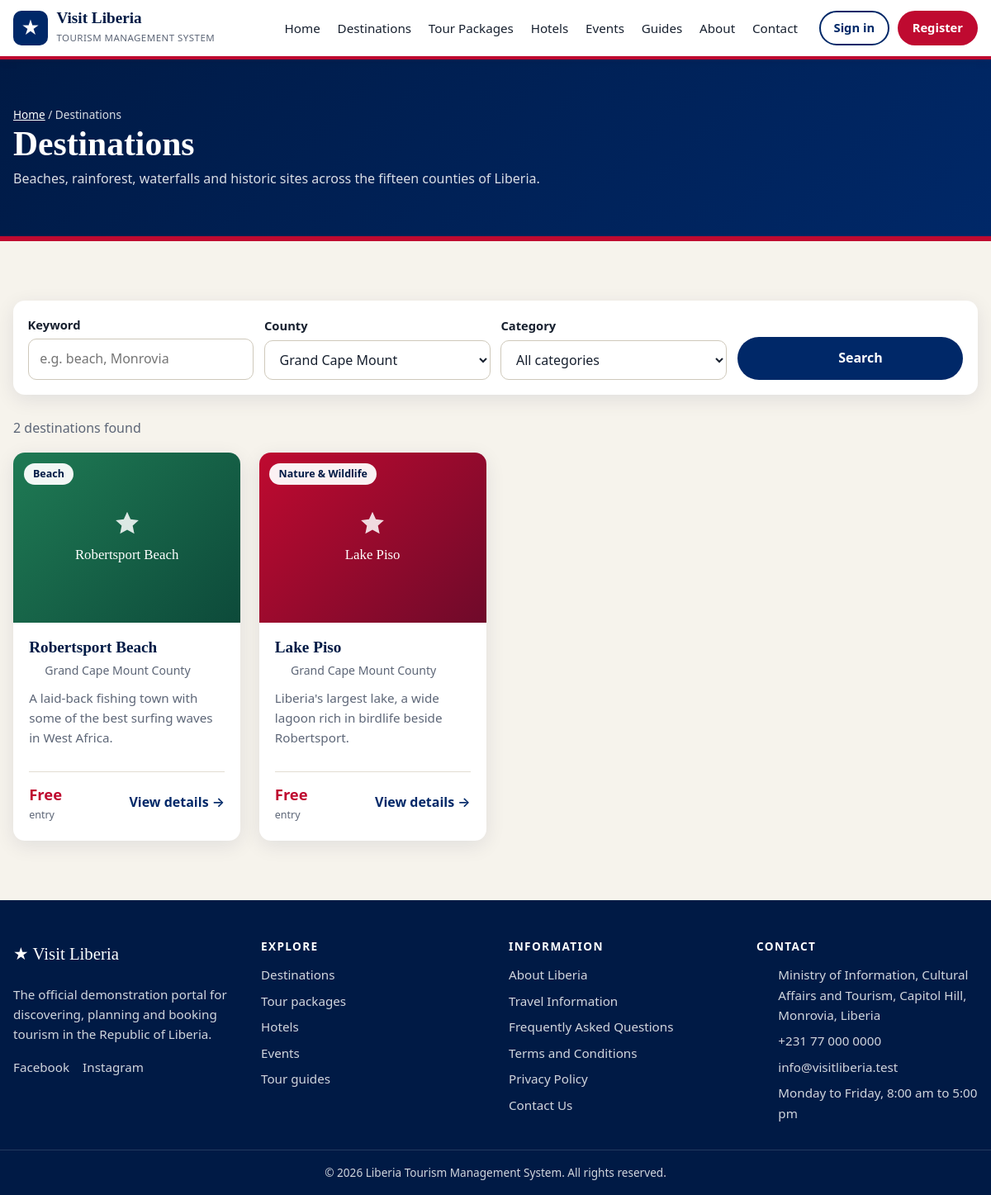
The page /destinations.php?county=5 on the database as committed earlier.
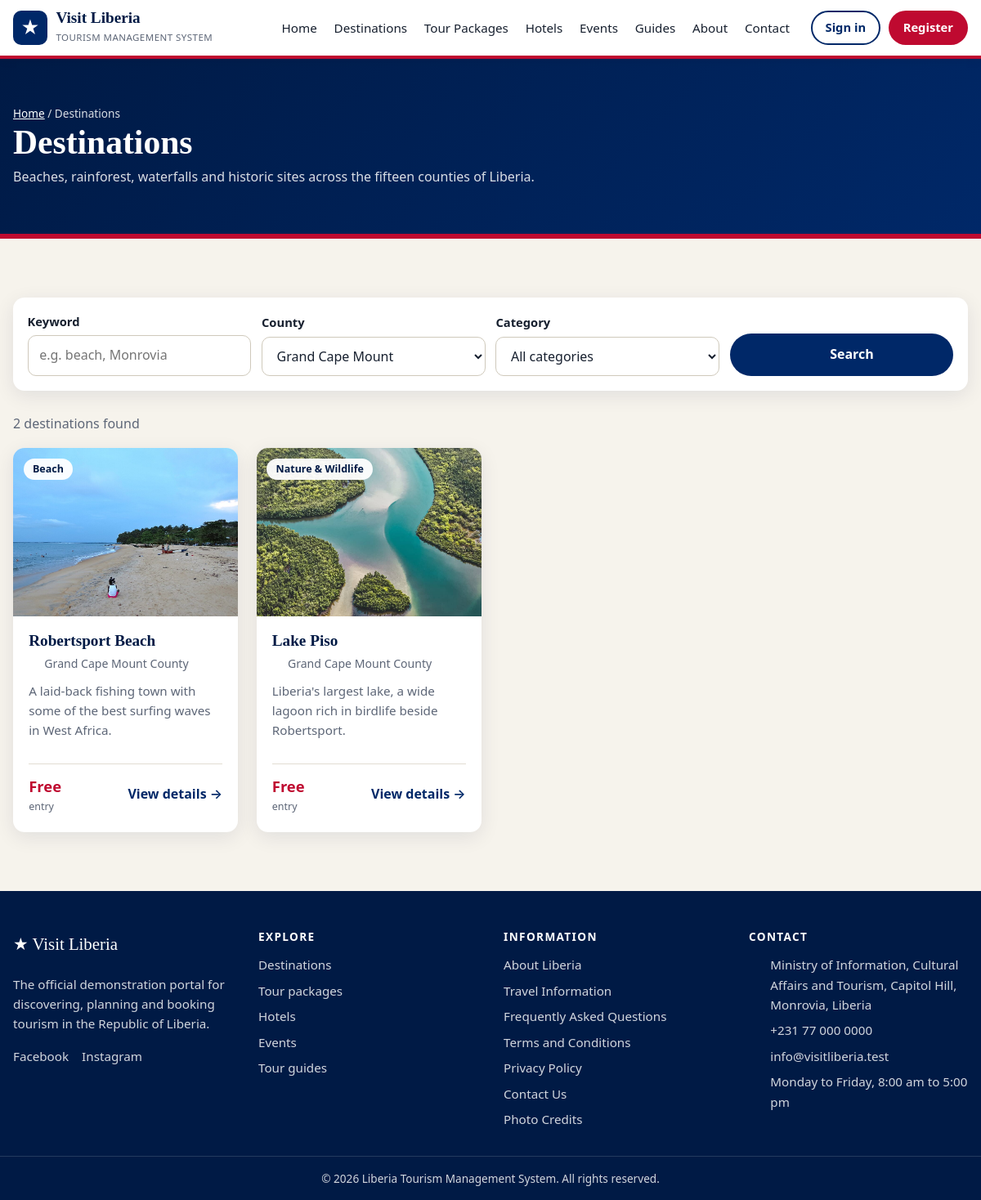
The same page on the database as committed later.
### tables this page shows
CREATE TABLE menu_links (
    id         INT UNSIGNED AUTO_INCREMENT PRIMARY KEY,
    label      VARCHAR(60) NOT NULL,
    url        VARCHAR(255) NOT NULL,
    location   ENUM('header','explore','footer') NOT NULL DEFAULT 'header',
    sort_order SMALLINT NOT NULL DEFAULT 0,
    is_active  TINYINT(1) NOT NULL DEFAULT 1
);

CREATE TABLE destinations (
    id          INT UNSIGNED AUTO_INCREMENT PRIMARY KEY,
    county_id   INT UNSIGNED NOT NULL,
    name        VARCHAR(150) NOT NULL,
    category    ENUM('Beach','Nature & Wildlife','Historical','Cultural','Waterfall') NOT NULL,
    summary     VARCHAR(255) DEFAULT NULL,
    description TEXT,
    location    VARCHAR(200) DEFAULT NULL,
    best_time   VARCHAR(120) DEFAULT NULL,
    entry_fee   DECIMAL(10,2) NOT NULL DEFAULT 0,
    image       VARCHAR(255) DEFAULT NULL,
    is_featured TINYINT(1) NOT NULL DEFAULT 0,
    status      ENUM('active','hidden') NOT NULL DEFAULT 'active',
    created_at  DATETIME NOT NULL DEFAULT CURRENT_TIMESTAMP,
    CONSTRAINT fk_dest_county FOREIGN KEY (county_id) REFERENCES counties(id)
);

### config/db.php (called while the page is built, shortened)
<?php
function db(): PDO
{
    static $pdo = null;
    if ($pdo === null) {
        try {
            $pdo = new PDO(
                'mysql:host=' . DB_HOST . ';dbname=' . DB_NAME . ';charset=utf8mb4',
                DB_USER,
                DB_PASS,
                [
                    PDO::ATTR_ERRMODE            => PDO::ERRMODE_EXCEPTION,
                    PDO::ATTR_DEFAULT_FETCH_MODE => PDO::FETCH_ASSOC,
                    PDO::ATTR_EMULATE_PREPARES   => false,
                ]
            );
        } catch (PDOException $ex) {
            http_response_code(500);
            exit('<h1>Database connection failed</h1><p>Start MySQL in the XAMPP Control Panel, '
               . 'then import <code>database.sql</code> in phpMyAdmin. See README.md for the steps.</p>');
        }
    }
    return $pdo;
}

### destinations.php (the view, shortened to what the changed rows need)
<?php
require_once __DIR__ . '/includes/functions.php';
require_once __DIR__ . '/includes/cards.php';
$county   = (int)($_GET['county'] ?? 0);
$where  = ["d.status = 'active'"];
$params = [];
if ($county) {
    $where[]  = 'd.county_id = ?';
    $params[] = $county;
}
$destinations = db_all('SELECT d.*, c.name AS county FROM destinations d JOIN counties c ON c.id = d.county_id
                        WHERE ' . implode(' AND ', $where) . ' ORDER BY d.is_featured DESC, d.name', $params);
include __DIR__ . '/includes/header.php';
page_hero('Destinations', 'Beaches, rainforest, waterfalls and historic sites across the fifteen counties of Liberia.');
?>
<section class="section">
    <div class="container">
                <button class="btn btn-navy" type="submit"><?= icon('search') ?> Search</button>
        <?php if ($destinations): ?>
            <div class="grid"><?php array_map('card_destination', $destinations); ?></div>
        <?php else: ?>
            <p class="empty">No destinations match your search. <a href="<?= url('destinations.php') ?>">Clear the filters</a>.</p>
        <?php endif; ?>
    </div>
</section>
<?php include __DIR__ . '/includes/footer.php'; ?>

### includes/header.php (shortened to what the changed rows need)
<?php
require_once __DIR__ . '/functions.php';
$siteName = setting('site_name', 'Visit Liberia');
$navLinks = db_all("SELECT label, url FROM menu_links WHERE location = 'header' AND is_active = 1 ORDER BY sort_order, id");
$here     = $_SERVER['REQUEST_URI'] ?? '';
?>
<!DOCTYPE html>
<html lang="en">
<head>
    <link rel="stylesheet" href="<?= url('assets/css/style.css') ?>">
</head>
<body>
<header class="site-header">
    <div class="container header-inner">
        <nav id="site-nav" class="site-nav" aria-label="Main">
            <ul>
                <?php foreach ($navLinks as $link):
                    $href   = url($link['url']);
                    $active = $href === $here || ($link['url'] === 'index.php' && $here === BASE_URL); ?>
                    <li><a href="<?= e($href) ?>"<?= $active ? ' class="active" aria-current="page"' : '' ?>><?= e($link['label']) ?></a></li>
                <?php endforeach; ?>
            </ul>
        </nav>
    </div>
</header>
<main id="main">

### includes/cards.php (shortened to what the changed rows need)
<?php
function card_destination(array $d): void { ?>
    <article class="card reveal">
        <div class="card-media">
            <?= media($d['image'], $d['name']) ?>
            <span class="card-tag"><?= e($d['category']) ?></span>
        </div>
        <div class="card-body">
            <h3><a href="<?= url('destination.php?id=' . $d['id']) ?>"><?= e($d['name']) ?></a></h3>
            <p class="card-meta"><span><?= icon('pin') ?> <?= e($d['county']) ?> County</span></p>
            <p class="card-text"><?= e(excerpt($d['summary'], 110)) ?></p>
            <div class="card-foot">
                <span class="price"><?= $d['entry_fee'] > 0 ? money($d['entry_fee']) . '<small>entry fee</small>' : 'Free<small>entry</small>' ?></span>
                <span class="link-more">View details →</span>
            </div>
        </div>
    </article>
<?php }
function card_package(array $p): void { ?>
<?php }
function page_hero(string $title, string $text = '', array $crumbs = []): void { ?>
    <section class="page-hero">
        <div class="container">
            <h1><?= e($title) ?></h1>
        </div>
    </section>
<?php }

### includes/functions.php (shortened to what the changed rows need)
<?php
require_once __DIR__ . '/../config/db.php';
function e($value): string
{
    return htmlspecialchars((string)($value ?? ''), ENT_QUOTES, 'UTF-8');
}
function url(string $path = ''): string
{
    return BASE_URL . ltrim($path, '/');
}
function db_run(string $sql, array $params = []): PDOStatement
{
    $stmt = db()->prepare($sql);
    $stmt->execute($params);
    return $stmt;
}
function db_all(string $sql, array $params = []): array
{
    return db_run($sql, $params)->fetchAll();
}
function setting(string $key, string $default = ''): string
{
    static $cache = null;
    if ($cache === null) {
        $cache = [];
        foreach (db_all('SELECT skey, svalue FROM settings') as $row) {
            $cache[$row['skey']] = (string)$row['svalue'];
        }
    }
    return ($cache[$key] ?? '') !== '' ? $cache[$key] : $default;
}
function excerpt(?string $text, int $length = 120): string
{
    $text = trim((string)$text);
    return mb_strlen($text) > $length ? rtrim(mb_substr($text, 0, $length)) . '…' : $text;
}
function media(?string $image, string $label, string $class = ''): string
{
    if ($image && is_file(ROOT_PATH . '/' . $image)) {
        return '<img class="media ' . e($class) . '" src="' . e(url($image)) . '" alt="' . e($label) . '" loading="lazy">';
    }
    $tone = abs(crc32($label)) % 5 + 1;
    return '<div class="media media-ph tone-' . $tone . ' ' . e($class) . '" role="img" aria-label="' . e($label) . '">'
         . '<svg viewBox="0 0 24 24" aria-hidden="true"><path d="M12 2l2.9 6.3 6.9.8-5.1 4.7 1.4 6.8L12 17.3 5.9 20.6l1.4-6.8L2.2 9.1l6.9-.8z"/></svg>'
         . '<span>' . e($label) . '</span></div>';
}
function icon(string $name): string
{
    $paths = [
        'pin'      => '<path d="M12 21s-7-6.1-7-11a7 7 0 0114 0c0 4.900-7 11-7 11z"/><circle cx="12" cy="10" r="2.5"/>',
        'clock'    => '<circle cx="12" cy="12" r="9"/><path d="M12 7v5l3 2"/>',
        'users'    => '<circle cx="9" cy="8" r="3.5"/><path d="M2.500 20a6.500 6.500 0 0113 0M16 4.700a3.500 3.500 0 010 6.600M18 14.500a6.500 6.500 0 013.500 5.500"/>',
        'calendar' => '<rect x="3.500" y="5" width="17" height="15" rx="2"/><path d="M3.500 10h17M8 3v4M16 3v4"/>',
        'phone'    => '<path d="M5 4h4l2 5-2.500 1.500a11 11 0 005 5L15 13l5 2v4a2 2 0 01-2 2A16 16 0 013 6a2 2 0 012-2z"/>',
        'mail'     => '<rect x="3" y="5" width="18" height="14" rx="2"/><path d="M3.500 7l8.500 6 8.500-6"/>',
        'search'   => '<circle cx="11" cy="11" r="7"/><path d="M20.500 20.500L16 16"/>',
        'check'    => '<path d="M4.500 12.500l5 5 10-11"/>',
        'bed'      => '<path d="M3 18V6M3 14h18v4M21 14v-2a3 3 0 00-3-3h-7v5"/><circle cx="7" cy="10.500" r="1.800"/>',
        'compass'  => '<circle cx="12" cy="12" r="9"/><path d="M15.500 8.500l-2 5-5 2 2-5z"/>',
        'map'      => '<path d="M9 4L3.500 6v14L9 18l6 2 5.500-2V4L15 6z"/><path d="M9 4v14M15 6v14"/>',
        'chat'     => '<path d="M4 5h16v11H9l-5 4z"/>',
    ];
    return '<svg class="icon" viewBox="0 0 24 24" aria-hidden="true">' . ($paths[$name] ?? '') . '</svg>';
}

### includes/footer.php (shortened to what the changed rows need)
<?php
$footerLinks = db_all("SELECT label, url FROM menu_links WHERE location = 'footer' AND is_active = 1 ORDER BY sort_order, id");
$exploreLinks = db_all("SELECT label, url FROM menu_links WHERE location = 'explore' AND is_active = 1 ORDER BY sort_order, id");
$socials     =['Facebook' => 'facebook_url', 'Instagram' => 'instagram_url', 'X' => 'x_url', 'YouTube' => 'youtube_url'];
?>
</main>
<footer class="site-footer">
    <div class="container footer-grid">
        <div>
            <p class="footer-social">
                <?php foreach ($socials as $name => $key): if (setting($key)): ?>
                    <a href="<?= e(setting($key)) ?>" target="_blank" rel="noopener"><?= $name ?></a>
                <?php endif; endforeach; ?>
            </p>
        </div>
        <div>
            <h2>Explore</h2>
            <ul>
                <?php foreach ($exploreLinks as $link): ?>
                    <li><a href="<?= e(url($link['url'])) ?>"><?= e($link['label']) ?></a></li>
                <?php endforeach; ?>
            </ul>
        </div>
        <div>
            <h2>Information</h2>
            <ul>
                <?php foreach ($footerLinks as $link): ?>
                    <li><a href="<?= e(url($link['url'])) ?>"><?= e($link['label']) ?></a></li>
                <?php endforeach; ?>
            </ul>
        </div>
        <div>
            <h2>Contact</h2>
        </div>
    </div>
</footer>
</body>
</html>

Rows that differ between the two databases and show on the page:
changed destinations "Robertsport Beach": image: picture added; name "Robertsport Beach" → (not shown)
changed destinations "Lake Piso": image: picture added; name "Lake Piso" → (not shown)
added menu_links: label "Photo Credits", shown under "INFORMATION"
